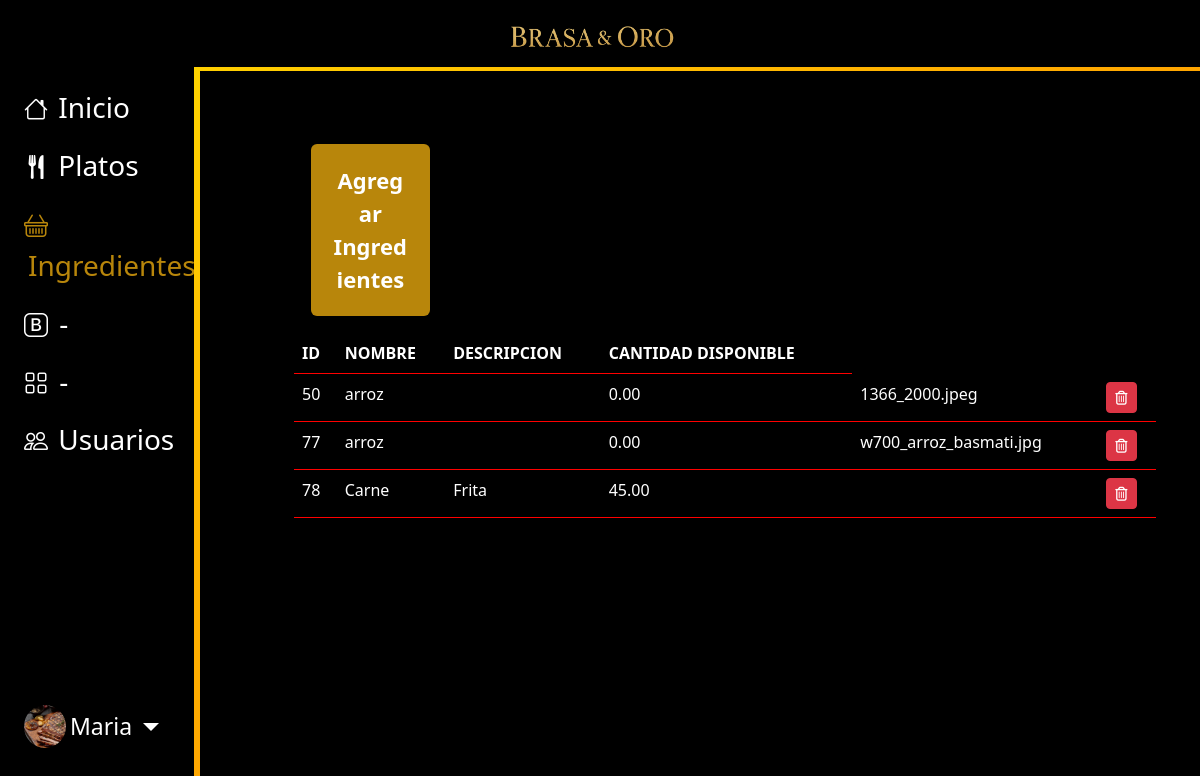
The app's page /Algo/ingredientes/ingredientes.php (signed in) with its own data.
### tables this page shows
CREATE TABLE `usuarios` (
  `id_user` int(11) NOT NULL,
  `cedula` int(11) NOT NULL,
  `nombre` varchar(150) NOT NULL,
  `apellidos` varchar(150) NOT NULL,
  `telefono` varchar(150) NOT NULL,
  `contraseña` varchar(255) NOT NULL,
  `genero` enum('Hombre','Mujer') NOT NULL DEFAULT 'Hombre',
  `fechaNacimiento` date NOT NULL DEFAULT current_timestamp(),
  `rol` enum('administrador','cajero') DEFAULT 'cajero',
  `imagen` varchar(255) NOT NULL,
  `id_estado` int(11) DEFAULT 1
);

CREATE TABLE `ingredientes` (
  `id` int(11) NOT NULL,
  `nombre` varchar(100) NOT NULL,
  `descripcion` varchar(150) NOT NULL,
  `cantidad_disponible` decimal(10,2) NOT NULL CHECK (`cantidad_disponible` >= 0),
  `imagen` varchar(255) DEFAULT NULL
);

### Algo/ingredientes/ingredientes.php (the view, shortened to what this page needs)
<?php
$activo = 'ingredientes';
include('../includes/header.php');
?>
        <div class="col py-3 custom-bd">
            <div class="container p-4 ">
                <div class="row">
    <div class="col-md-4">
        <div class="card card-body bg-black">
                    <button type="button" class="btn btn-custom w-50 mt-3 custom-button" data-bs-toggle="modal" data-bs-target="#exampleModal">Agregar Ingredientes</button>
        </div>
    </div>
    <div class="col md-8 ">
        <table class="table table-hover table-striped  custom-table">
            <thead>
                <tr >
                    <th>ID</th>
                    <th>NOMBRE</th>
                    <th>DESCRIPCION</th>
                    <th>CANTIDAD DISPONIBLE</th>
                </tr>
            </thead>
            <tbody>
                <?php
                $query = "SELECT * FROM ingredientes";
                $resultas = mysqli_query($conn, $query);
                while($row = mysqli_fetch_array($resultas)){?> <tr>
                    <td> <?php echo $row['id'] ?></td>
                    <td> <?php echo $row['nombre'] ?></td>
                    <td> <?php echo $row['descripcion'] ?></td>
                    <td> <?php echo $row['cantidad_disponible'] ?></td>
                    <td> <?php echo $row['imagen'] ?></td>
                    <td>
                        <a href="crudIngredientes/deleteingredientes.php?num_consecutivo=<?php echo $row['id']?>"class="btn btn-danger btn-sm">
                            <i class="far fa-trash-alt"></i>
                        </a>
                    </td>
                    </tr>
                <?php }?>
            </tbody>
        </table>
    </div>
</div>
      <?php include('../includes/footer.php'); ?>

### Algo/includes/header.php (shortened to what this page needs)
    <?php include("../crud/db.php") ?>
    <?php	include("session_cd.php")?>
    <?php
    function esActivo($nombre) {
        global $activo;
        return ($activo == $nombre) ? 'active' : '';
    }
    ?>
    <?php
    $id = $_SESSION['id_user'];
        $sql = "SELECT * FROM usuarios WHERE id_user = $id";
        $result = $conn->query($sql);
        $user = $result->fetch_assoc();
    ?>
    <!DOCTYPE html>
    <html lang="en">
    <head>
        <link href="https://cdn.jsdelivr.net/npm/bootstrap@5.3.5/dist/css/bootstrap.min.css" rel="stylesheet">
        <link rel="stylesheet" href="https://cdn.jsdelivr.net/npm/bootstrap-icons@1.13.1/font/bootstrap-icons.min.css">
        <link rel="stylesheet" href="../css/profile.css">
        <link rel="stylesheet" href="../css/table.css">
        <link rel="stylesheet" href="../css/aside.css">
        <link rel="stylesheet" href="../css/nav.css">
        <link rel="stylesheet" href="../css/home.css">
        <link rel="stylesheet" href="https://cdnjs.cloudflare.com/ajax/libs/font-awesome/6.0.0/css/all.min.css" />
    </head>
    <body>
    <nav class="navbar navbar-dark bg-black custom-naver fixed-top">
        <div class="imagen">
            <a href="../crud/inicio.php" class="navbar-brand"><img class="nav-imagen" src="../img/Brasas.png" alt=""></a>
        </div>
    </nav>
    <div class="underline"></div>
    <div class="container-fluid ">
        <div class="row flex-nowrap w-100">
            <div class="col-auto col-md-3 col-xl-2 px-sm-2 px-0 custom-aside">
                <div class="d-flex flex-column align-items-center align-items-sm-start px-3 pt-2 custom-bar">
                    <ul class="nav nav-pills flex-column  align-items-center align-items-sm-start custom-ul" id="menu">
                        <li class="nav-item">
                            <a href="../crud/inicio.php" class="nav-link align-middle px-0 custom-icon <?= esActivo('inicio') ?>">
                                <i class="fs-4 bi-house"> </i>
                                <span class="ms-1 d-none d-sm-inline">Inicio</span>
                            </a>
                        </li>
                        <li>
                            <a href="../registro/table.php"  class="nav-link px-0 align-middle custom-icon <?= esActivo('platos') ?>">
                                <i class="icon fs-4 bi-fork-knife"> </i> <span class="ms-1 d-none d-sm-inline">Platos</span> </a>
                        </li>
                        <li>
                            <a href="../ingredientes/ingredientes.php" class="nav-link px-0 align-middle custom-icon <?= esActivo('ingredientes') ?>">
                                <i class="fs-4 bi bi-basket"> </i> <span class="ms-1 d-none d-sm-inline "> Ingredientes</span></a>
                        </li>
                        <li>
                            <a href="#submenu2" data-bs-toggle="collapse" class="nav-link px-0 align-middle custom-icon">
                                <i class="fs-4 bi-bootstrap"></i> <span class="ms-1 d-none d-sm-inline text-white">-</span></a>
                        </li>
                        <li>
                            <a href="#submenu3" data-bs-toggle="collapse" class="nav-link px-0 align-middle custom-icon">
                                <i class="fs-4 bi-grid"></i> <span class="ms-1 d-none d-sm-inline text-white">-</span> </a>
                        </li>
                        <li>
                            <a href="../usuarios/usuarios.php" class="nav-link px-0 align-middle custom-icon <?= esActivo('usuarios') ?>">
                                <i class="fs-4 bi-people"> </i> <span class="ms-1 d-none d-sm-inline">Usuarios</span> </a>
                        </li>
                    </ul>
                    <div class="dropdown pb-4 ">
                        <a href="#" class="d-flex align-items-center text-white text-decoration-none dropdown-toggle " id="dropdownUser1" data-bs-toggle="dropdown" aria-expanded="false">
                        <img src="../confi-perfil/uploads/<?php echo $user['imagen']; ?>" alt="hugenerd" class="rounded-circle perfil-img">
                            <span class="d-none d-sm-inline mx-1 custom-name">
                            <?php echo $nombre . " " . $apellido; ?>
                            </span>
                        </a>
                    </div>
                </div>
            </div>
    </div>
</div>

### Algo/includes/footer.php (shortened to what this page needs)
</body>
</html>

### Algo/css/table.css (style rules this page uses)
.custom-table { background-color: rgba(0, 0, 0, 0.85) ; }
.custom-table th, .custom-table td { color: rgb(255, 255, 255) ; background-color: transparent ; }
.custom-table thead th { border-color: #ff0000 ; }
.custom-table tbody tr { border-color: #ff0000 ; }
.btn-custom { background-color: #b8860b; color: white; border: none; }
.custom-button { font-size: 22px; font-weight: bolder; padding: 20px; }

### Algo/css/aside.css (style rules this page uses)
body { overflow-x: hidden; }
.custom-bd { flex-grow: 1; }
.custom-ul { margin-bottom: 42.5vh; }
.custom-aside { position: relative; background-color: #000000; }
.custom-aside::before { content: ""; position: absolute; top: 0; right: 0; width: 6px; height: 100%; background: linear-gradient(to bottom, #FFD700, #FFA500); pointer-events: none; }
.custom-icon { color: #ffffff !important; }
.nav-link.active { background-color: #000000 !important; color: #b8860b !important; }
.custom-aside { font-size: 28px; }
.custom-name { font-size: 23px !important; }
.custom-aside { padding-top: 70px; position: fixed; top: 0; left: 0; height: 100vh; overflow-y: auto; background-color: #000000; z-index: 1000; }
.custom-bd { margin-left: 250px; padding: 20px; }
.perfil-img { width: 42px; height: 43px; object-fit: cover; }
@media (max-width: 1700px) { .custom-ul { margin-bottom: 25.5vh; } }

### Algo/css/nav.css (style rules this page uses)
* { margin: 0; padding: 0; box-sizing: border-box; font-family:'Segoe UI', Tahoma, Geneva, Verdana, sans-serif; }
body { background-color: #000; padding-top: 67px; }
.underline { height: 4px; background: linear-gradient(to right, #FFD700, #FFA500); width: 100%; }
.nav-imagen { margin: 0; padding: 0; width: 200px; }
.imagen { width: 100%; display: flex; justify-content: center; text-align: center; }

### Algo/css/home.css (style rules this page uses)
.custom-bd { background-color: black; }

### records on screen
usuarios: imagen (picture)
ingredientes: id "50", nombre "arroz", cantidad_disponible "0.00", imagen "1366_2000.jpeg"
ingredientes: id "77", nombre "arroz", cantidad_disponible "0.00", imagen "w700_arroz_basmati.jpg"
ingredientes: id "78", nombre "Carne", descripcion "Frita", cantidad_disponible "45.00"

### other values on screen
$nombre "Maria"
